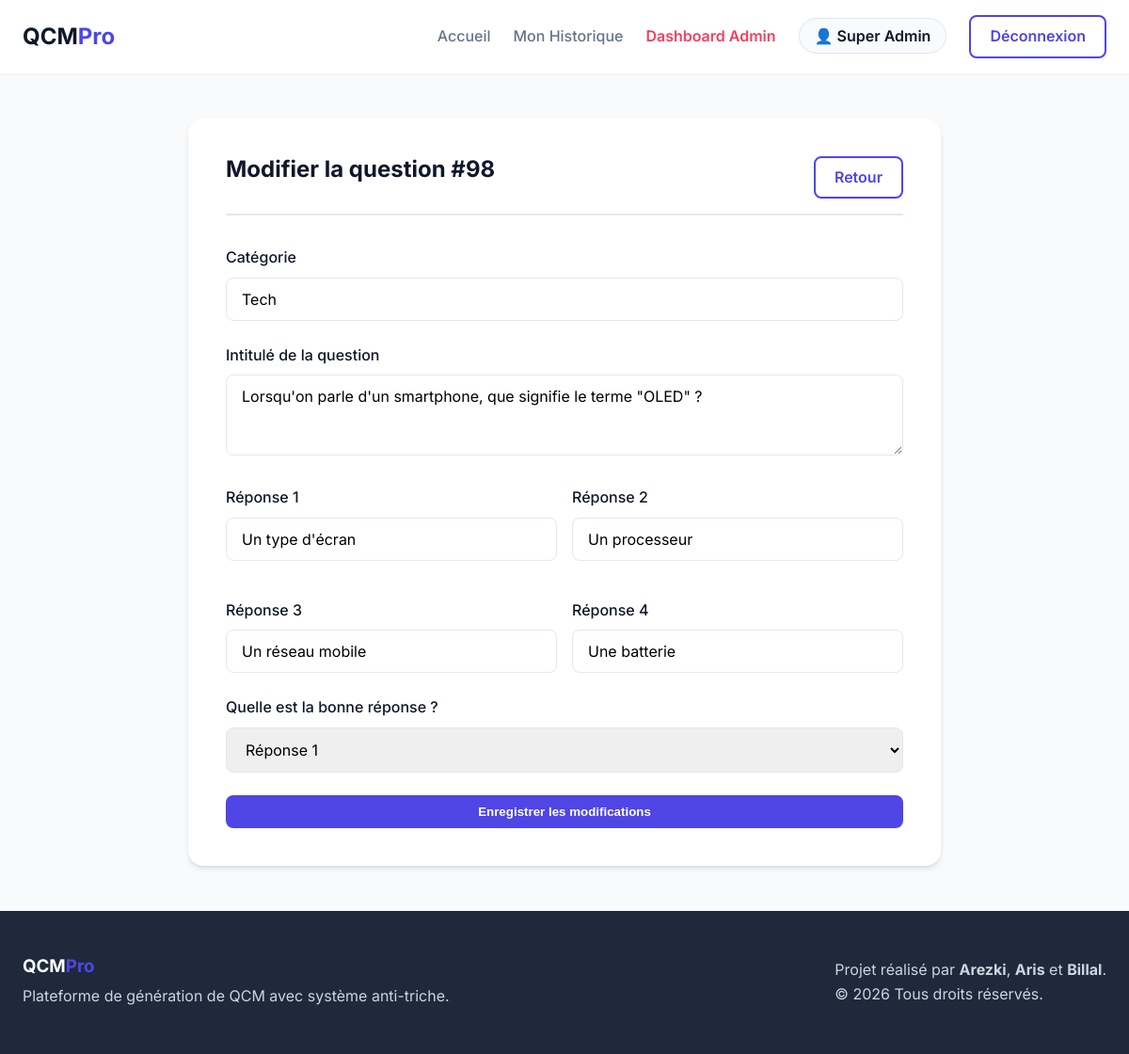
The page /admin/question_edit.php?id=98 (signed in) on the database its author committed.
### tables this page shows
CREATE TABLE IF NOT EXISTS questions (
    id INT PRIMARY KEY AUTO_INCREMENT,
    question TEXT NOT NULL,
    reponse1 VARCHAR(255) NOT NULL,
    reponse2 VARCHAR(255) NOT NULL,
    reponse3 VARCHAR(255) NOT NULL,
    reponse4 VARCHAR(255) NOT NULL,
    bonne_reponse INT NOT NULL,
    categorie VARCHAR(255) DEFAULT 'Général'
);

### admin/question_edit.php (the view, shortened to what this page needs)
<?php
require_once '../commun/includes/db.php';
$id = (int)$_GET['id'];
$result = mysqli_query($conn, "SELECT * FROM questions WHERE id = $id");
$question_data = mysqli_fetch_assoc($result);
require_once '../commun/includes/header.php';
?>
<div class="container">
    <div class="form-container max-w-800">
        <div class="qcm-header">
            <h2>Modifier la question #<?php echo $id; ?></h2>
            <a href="questions.php" class="btn btn-outline">Retour</a>
        </div>
        <form method="POST" action="">
            <div class="form-group">
                <label for="categorie">Catégorie</label>
                <input type="text" id="categorie" name="categorie" class="form-control" value="<?php echo htmlspecialchars($_POST['categorie'] ?? $question_data['categorie']); ?>" required>
            </div>
            <div class="form-group">
                <label for="question">Intitulé de la question</label>
                <textarea id="question" name="question" class="form-control" rows="3" required><?php echo htmlspecialchars($_POST['question'] ?? $question_data['question']); ?></textarea>
            </div>
            <div class="grid-2">
                <div class="form-group">
                    <label for="reponse1">Réponse 1</label>
                    <input type="text" id="reponse1" name="reponse1" class="form-control" value="<?php echo htmlspecialchars($_POST['reponse1'] ?? $question_data['reponse1']); ?>" required>
                </div>
                <div class="form-group">
                    <label for="reponse2">Réponse 2</label>
                    <input type="text" id="reponse2" name="reponse2" class="form-control" value="<?php echo htmlspecialchars($_POST['reponse2'] ?? $question_data['reponse2']); ?>" required>
                </div>
                <div class="form-group">
                    <label for="reponse3">Réponse 3</label>
                    <input type="text" id="reponse3" name="reponse3" class="form-control" value="<?php echo htmlspecialchars($_POST['reponse3'] ?? $question_data['reponse3']); ?>" required>
                </div>
                <div class="form-group">
                    <label for="reponse4">Réponse 4</label>
                    <input type="text" id="reponse4" name="reponse4" class="form-control" value="<?php echo htmlspecialchars($_POST['reponse4'] ?? $question_data['reponse4']); ?>" required>
                </div>
            </div>
            <div class="form-group">
                <label for="bonne_reponse">Quelle est la bonne réponse ?</label>
                <?php $br = isset($_POST['bonne_reponse']) ? $_POST['bonne_reponse'] : $question_data['bonne_reponse']; ?>
                <select id="bonne_reponse" name="bonne_reponse" class="form-control" required>
                    <option value="1" <?php echo $br == 1 ? 'selected' : ''; ?>>Réponse 1</option>
                </select>
            </div>
            <button type="submit" class="btn btn-primary btn-w100">Enregistrer les modifications</button>
        </form>
    </div>
</div>
<?php require_once '../commun/footer.php'; ?>

### commun/assets/css/style.css (style rules this page uses)
:root { --primary-color: #4f46e5; --primary-hover: #4338ca; --secondary-color: #0ea5e9; --accent-color: #f43f5e; --success-color: #10b981; --danger-color: #ef4444; --bg-color: #f8fafc; --card-bg: #ffffff; --text-main: #0f172a; --text-muted: #64748b; --border-color: #e2e8f0; --radius-md: 0.5rem; --radius-lg: 1rem; --shadow-sm: 0 1px 2px 0 rgb(0 0 0 / 0.05); --shadow-md: 0 4px 6px -1px rgb(0 0 0 / 0.1), 0 2px 4px -2px rgb(0 0 0 / 0.1); --shadow-lg: 0 10px 15px -3px rgb(0 0 0 / 0.1), 0 4px 6px -4px rgb(0 0 0 / 0.1); }
* { margin: 0; padding: 0; box-sizing: border-box; }
body { font-family: 'Inter', -apple-system, BlinkMacSystemFont, 'Segoe UI', Roboto, Helvetica, Arial, sans-serif; background-color: var(--bg-color); color: var(--text-main); line-height: 1.6; display: flex; flex-direction: column; min-height: 100vh; }
.container { width: 100%; max-width: 1200px; margin: 0 auto; padding: 0 1.5rem; }
h1, h2, h3, h4 { font-weight: 700; line-height: 1.2; margin-bottom: 1rem; }
a { color: var(--primary-color); text-decoration: none; transition: color 0.2s; }
.btn { display: inline-block; padding: 0.5rem 1.25rem; border-radius: var(--radius-md); font-weight: 600; text-align: center; cursor: pointer; transition: all 0.2s ease; border: 2px solid transparent; }
.btn-primary { background-color: var(--primary-color); color: white !important; }
.btn-outline { background-color: transparent; border-color: var(--primary-color); color: var(--primary-color) !important; }
.form-container { max-width: 500px; margin: 0 auto; background-color: var(--card-bg); padding: 2.5rem; border-radius: var(--radius-lg); box-shadow: var(--shadow-md); }
.form-group { margin-bottom: 1.5rem; }
.form-group label { display: block; font-weight: 500; margin-bottom: 0.5rem; color: var(--text-main); }
.form-control { width: 100%; padding: 0.75rem 1rem; border: 1px solid var(--border-color); border-radius: var(--radius-md); font-size: 1rem; font-family: inherit; transition: border-color 0.2s, box-shadow 0.2s; }
.qcm-header { display: flex; justify-content: space-between; align-items: center; margin-bottom: 2rem; padding-bottom: 1rem; border-bottom: 2px solid var(--border-color); }
.max-w-800 { max-width: 800px; }
.grid-2 { display: grid; grid-template-columns: 1fr 1fr; gap: 1rem; }
.btn-w100 { width: 100%; }

### rows shown on the page
questions: categorie "Tech", question "Lorsqu'on parle d'un smartphone, que signifie le terme \"OLED\" ?", reponse1 "Un type d'écran", reponse2 "Un processeur", reponse3 "Un réseau mobile", reponse4 "Une batterie", bonne_reponse "Réponse 1"

### other values the page prints
$_SESSION['prenom'] . ' ' . $_SESSION['nom'] "Super Admin"
$id "98"
